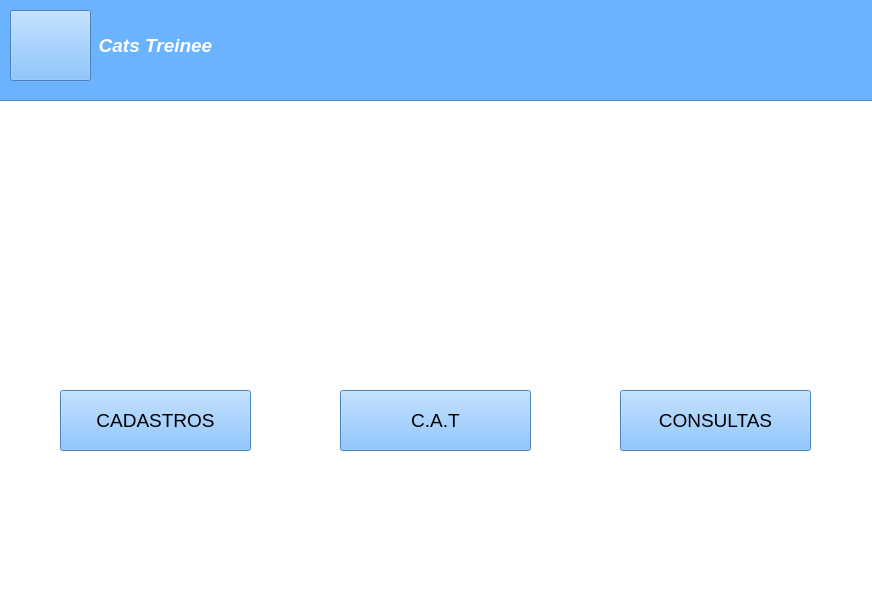
<?xml version="1.0" encoding="UTF-8"?>
<ui version="4.0">
 <class>MainWindow</class>
 <widget class="QMainWindow" name="MainWindow">
  <property name="geometry">
   <rect>
    <x>0</x>
    <y>0</y>
    <width>872</width>
    <height>612</height>
   </rect>
  </property>
  <property name="windowTitle">
   <string>MainWindow</string>
  </property>
  <property name="styleSheet">
   <string notr="true">background-color: rgb(255, 255, 255);</string>
  </property>
  <widget class="QWidget" name="centralwidget">
   <widget class="QPushButton" name="bt_consul">
    <property name="geometry">
     <rect>
      <x>620</x>
      <y>390</y>
      <width>191</width>
      <height>61</height>
     </rect>
    </property>
    <property name="font">
     <font>
      <pointsize>14</pointsize>
     </font>
    </property>
    <property name="styleSheet">
     <string notr="true">background-color: rgb(107, 179, 255);
</string>
    </property>
    <property name="text">
     <string>CONSULTAS</string>
    </property>
   </widget>
   <widget class="QPushButton" name="bt_cadastros">
    <property name="geometry">
     <rect>
      <x>60</x>
      <y>390</y>
      <width>191</width>
      <height>61</height>
     </rect>
    </property>
    <property name="font">
     <font>
      <pointsize>14</pointsize>
     </font>
    </property>
    <property name="styleSheet">
     <string notr="true">background-color: rgb(107, 179, 255);
</string>
    </property>
    <property name="text">
     <string>CADASTROS</string>
    </property>
   </widget>
   <widget class="QPushButton" name="bt_cat">
    <property name="geometry">
     <rect>
      <x>340</x>
      <y>390</y>
      <width>191</width>
      <height>61</height>
     </rect>
    </property>
    <property name="font">
     <font>
      <pointsize>14</pointsize>
     </font>
    </property>
    <property name="styleSheet">
     <string notr="true">background-color: rgb(107, 179, 255);
</string>
    </property>
    <property name="text">
     <string>C.A.T</string>
    </property>
   </widget>
   <widget class="QFrame" name="frame">
    <property name="geometry">
     <rect>
      <x>-10</x>
      <y>-10</y>
      <width>1071</width>
      <height>111</height>
     </rect>
    </property>
    <property name="styleSheet">
     <string notr="true">background-color: rgb(107, 179, 255);</string>
    </property>
    <property name="frameShape">
     <enum>QFrame::StyledPanel</enum>
    </property>
    <property name="frameShadow">
     <enum>QFrame::Raised</enum>
    </property>
    <widget class="QLabel" name="label_5">
     <property name="geometry">
      <rect>
       <x>90</x>
       <y>30</y>
       <width>151</width>
       <height>51</height>
      </rect>
     </property>
     <property name="font">
      <font>
       <family>Arial</family>
       <pointsize>14</pointsize>
       <weight>75</weight>
       <italic>true</italic>
       <bold>true</bold>
      </font>
     </property>
     <property name="styleSheet">
      <string notr="true">color: white;
border: none;
background-color: none;</string>
     </property>
     <property name="text">
      <string>Cats Treinee</string>
     </property>
     <property name="alignment">
      <set>Qt::AlignCenter</set>
     </property>
    </widget>
    <widget class="QPushButton" name="pushButton_2">
     <property name="geometry">
      <rect>
       <x>20</x>
       <y>20</y>
       <width>81</width>
       <height>71</height>
      </rect>
     </property>
     <property name="styleSheet">
      <string notr="true"/>
     </property>
     <property name="text">
      <string/>
     </property>
     <property name="icon">
      <iconset>
       <normaloff>../images/cat logo2.png</normaloff>../images/cat logo2.png</iconset>
     </property>
     <property name="iconSize">
      <size>
       <width>70</width>
       <height>70</height>
      </size>
     </property>
    </widget>
   </widget>
   <widget class="QLabel" name="label">
    <property name="geometry">
     <rect>
      <x>100</x>
      <y>230</y>
      <width>111</width>
      <height>101</height>
     </rect>
    </property>
    <property name="text">
     <string/>
    </property>
    <property name="pixmap">
     <pixmap>../images/cadastro.png</pixmap>
    </property>
    <property name="scaledContents">
     <bool>true</bool>
    </property>
   </widget>
   <widget class="QLabel" name="label_2">
    <property name="geometry">
     <rect>
      <x>660</x>
      <y>230</y>
      <width>111</width>
      <height>101</height>
     </rect>
    </property>
    <property name="text">
     <string/>
    </property>
    <property name="pixmap">
     <pixmap>../images/lupa.png</pixmap>
    </property>
    <property name="scaledContents">
     <bool>true</bool>
    </property>
   </widget>
   <widget class="QLabel" name="label_3">
    <property name="geometry">
     <rect>
      <x>380</x>
      <y>230</y>
      <width>111</width>
      <height>101</height>
     </rect>
    </property>
    <property name="text">
     <string/>
    </property>
    <property name="pixmap">
     <pixmap>../images/cats.png</pixmap>
    </property>
    <property name="scaledContents">
     <bool>true</bool>
    </property>
   </widget>
  </widget>
  <widget class="QMenuBar" name="menubar">
   <property name="geometry">
    <rect>
     <x>0</x>
     <y>0</y>
     <width>872</width>
     <height>21</height>
    </rect>
   </property>
  </widget>
  <widget class="QStatusBar" name="statusbar"/>
 </widget>
 <resources/>
 <connections/>
</ui>
